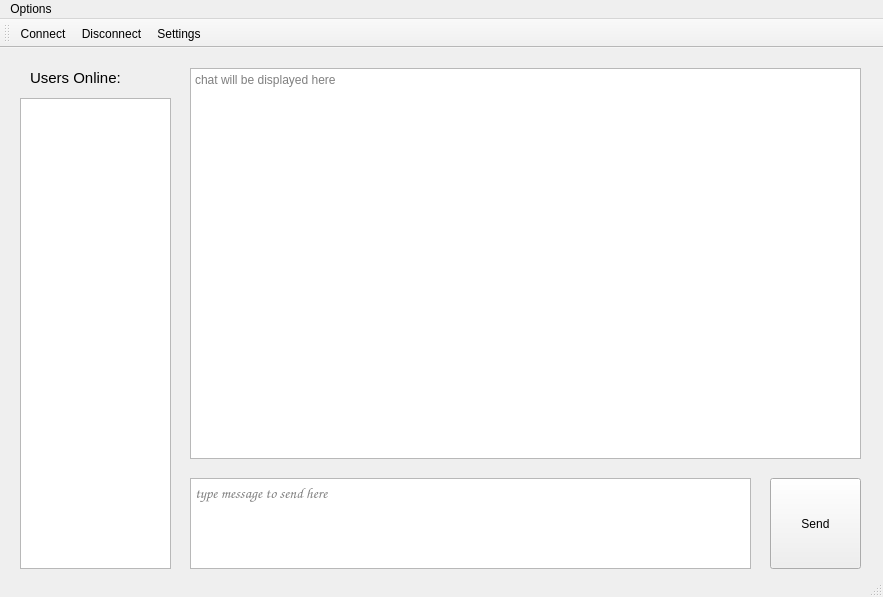
<?xml version="1.0" encoding="UTF-8"?>
<ui version="4.0">
 <class>MainWindow</class>
 <widget class="QMainWindow" name="MainWindow">
  <property name="geometry">
   <rect>
    <x>0</x>
    <y>0</y>
    <width>883</width>
    <height>597</height>
   </rect>
  </property>
  <property name="windowTitle">
   <string>MainWindow</string>
  </property>
  <widget class="QWidget" name="centralWidget">
   <widget class="QPushButton" name="pushButton">
    <property name="geometry">
     <rect>
      <x>770</x>
      <y>430</y>
      <width>91</width>
      <height>91</height>
     </rect>
    </property>
    <property name="layoutDirection">
     <enum>Qt::LeftToRight</enum>
    </property>
    <property name="autoFillBackground">
     <bool>false</bool>
    </property>
    <property name="text">
     <string>Send</string>
    </property>
   </widget>
   <widget class="QTextBrowser" name="textBrowser">
    <property name="geometry">
     <rect>
      <x>190</x>
      <y>20</y>
      <width>671</width>
      <height>391</height>
     </rect>
    </property>
    <property name="placeholderText">
     <string>chat will be displayed here</string>
    </property>
   </widget>
   <widget class="QTextEdit" name="textEdit">
    <property name="geometry">
     <rect>
      <x>190</x>
      <y>430</y>
      <width>561</width>
      <height>91</height>
     </rect>
    </property>
    <property name="font">
     <font>
      <family>Comic Sans MS</family>
      <pointsize>11</pointsize>
     </font>
    </property>
    <property name="cursor" stdset="0">
     <cursorShape>IBeamCursor</cursorShape>
    </property>
    <property name="horizontalScrollBarPolicy">
     <enum>Qt::ScrollBarAlwaysOff</enum>
    </property>
    <property name="cursorWidth">
     <number>1</number>
    </property>
    <property name="placeholderText">
     <string>type message to send here</string>
    </property>
   </widget>
   <widget class="QLabel" name="label">
    <property name="geometry">
     <rect>
      <x>30</x>
      <y>20</y>
      <width>131</width>
      <height>20</height>
     </rect>
    </property>
    <property name="font">
     <font>
      <pointsize>11</pointsize>
     </font>
    </property>
    <property name="text">
     <string>Users Online:</string>
    </property>
   </widget>
   <widget class="QListWidget" name="listWidget">
    <property name="geometry">
     <rect>
      <x>20</x>
      <y>50</y>
      <width>151</width>
      <height>471</height>
     </rect>
    </property>
    <property name="selectionMode">
     <enum>QAbstractItemView::NoSelection</enum>
    </property>
   </widget>
  </widget>
  <widget class="QToolBar" name="mainToolBar">
   <attribute name="toolBarArea">
    <enum>TopToolBarArea</enum>
   </attribute>
   <attribute name="toolBarBreak">
    <bool>false</bool>
   </attribute>
   <addaction name="actionConnect"/>
   <addaction name="actionDisconnect"/>
   <addaction name="actionSettings"/>
  </widget>
  <widget class="QStatusBar" name="statusBar"/>
  <widget class="QMenuBar" name="menuBar">
   <property name="geometry">
    <rect>
     <x>0</x>
     <y>0</y>
     <width>883</width>
     <height>21</height>
    </rect>
   </property>
   <widget class="QMenu" name="menuBanana">
    <property name="title">
     <string>Options</string>
    </property>
    <addaction name="separator"/>
    <addaction name="actionConnect"/>
    <addaction name="actionDisconnect"/>
    <addaction name="actionSettings"/>
   </widget>
   <addaction name="menuBanana"/>
  </widget>
  <action name="actionConnect">
   <property name="checkable">
    <bool>true</bool>
   </property>
   <property name="icon">
    <iconset resource="theactions.qrc">
     <normaloff>:/theIcons/theIcons/anohana_wallpaper_by_slydog0905-d4d02e7.png</normaloff>:/theIcons/theIcons/anohana_wallpaper_by_slydog0905-d4d02e7.png</iconset>
   </property>
   <property name="text">
    <string>Connect</string>
   </property>
  </action>
  <action name="actionDisconnect">
   <property name="icon">
    <iconset resource="theactions.qrc">
     <normaloff>:/theIcons/theIcons/bad_piggy_by_mikeinel-d5lz778.jpg</normaloff>:/theIcons/theIcons/bad_piggy_by_mikeinel-d5lz778.jpg</iconset>
   </property>
   <property name="text">
    <string>Disconnect</string>
   </property>
  </action>
  <action name="actionSettings">
   <property name="icon">
    <iconset resource="theactions.qrc">
     <normaloff>:/theIcons/theIcons/sandshrew_wallpaper_by_dragonsdenda-d5zmlri.jpg</normaloff>:/theIcons/theIcons/sandshrew_wallpaper_by_dragonsdenda-d5zmlri.jpg</iconset>
   </property>
   <property name="text">
    <string>Settings</string>
   </property>
  </action>
 </widget>
 <layoutdefault spacing="6" margin="11"/>
 <resources>
  <include location="theactions.qrc"/>
 </resources>
 <connections/>
</ui>
